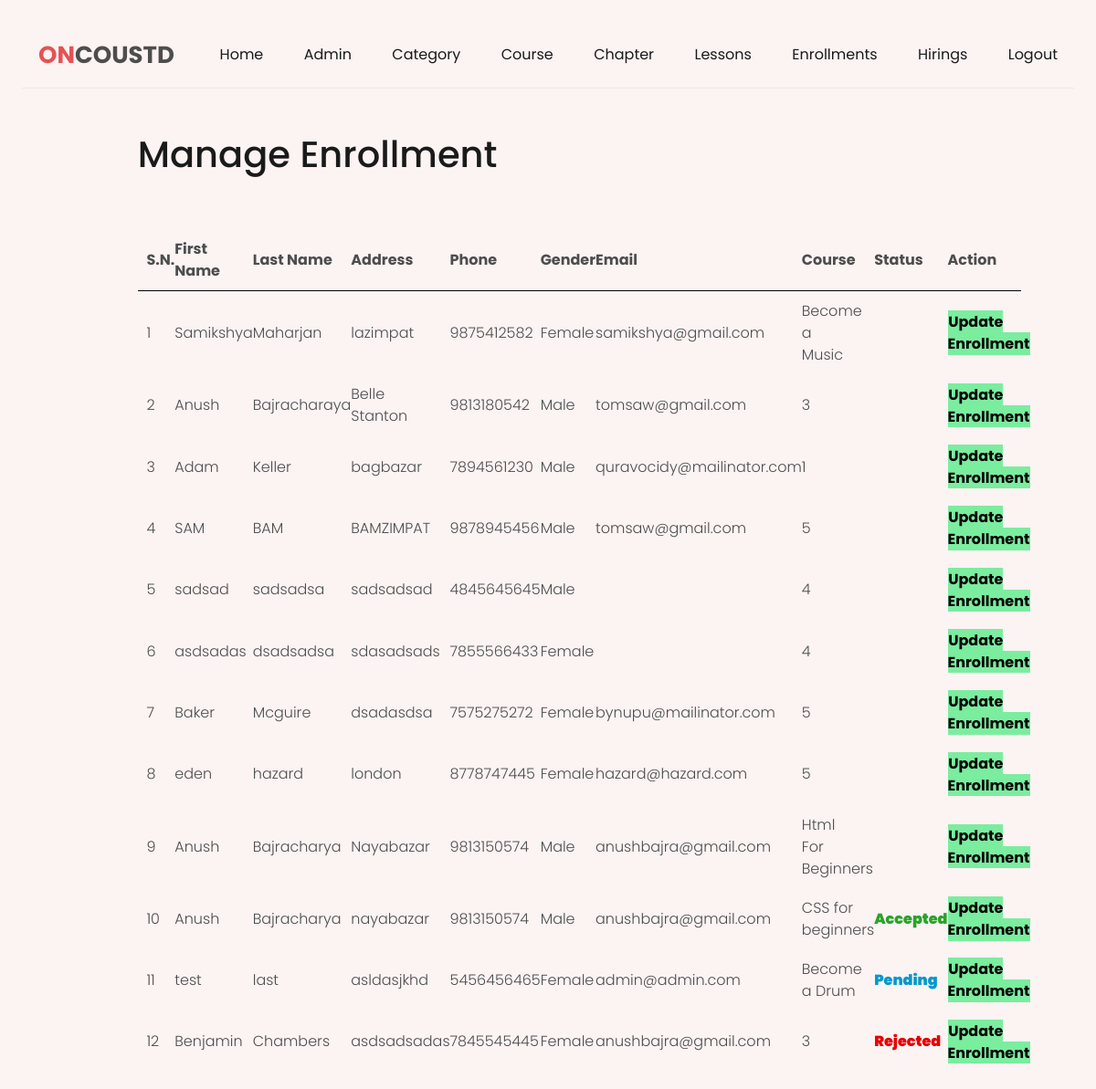
/admin/manage-enrollment.php (signed in), run on the app's committed database.
### tables this page shows
CREATE TABLE `tbl_enroll` (
  `id` int(11) NOT NULL,
  `first_name` varchar(200) DEFAULT NULL,
  `last_name` varchar(200) DEFAULT NULL,
  `address` varchar(200) DEFAULT NULL,
  `phone` varchar(200) NOT NULL,
  `gender` varchar(200) NOT NULL,
  `email` varchar(200) NOT NULL,
  `course` varchar(200) NOT NULL,
  `course_id` int(11) NOT NULL,
  `status` varchar(200) NOT NULL
);

### admin/manage-enrollment.php (the view, shortened to what this page needs)
<?php
include('admin-partials/header.php');
?>
<div class="main-content">
	<div class="wrapper">
		<h1>Manage Enrollment</h1>
		<br><br>
			<table class="tbl-full">
				<tr>
					<th>S.N.</th>
					<th>First Name</th>
					<th>Last Name</th>
					<th>Address</th>
                    <th>Phone</th>
                    <th>Gender</th>
                    <th>Email</th>
                    <th>Course</th>
					<th>Status</th>
					<th>Action</th>
				</tr>
				<?php
					$sql = "SELECT * FROM tbl_enroll";
					$res =  mysqli_query($conn,$sql);
					$count = mysqli_num_rows($res);
					$sn = 1;
					if($count>0)
					{
						while ($row = mysqli_fetch_assoc($res))
						{
							$id = $row['id'];
							$firstname = $row['first_name'];
                            $lastname = $row['last_name'];
                            $address = $row['address'];
                            $phone = $row['phone'];
                            $gender = $row['gender'];
                            $email = $row['email'];
                            $course = $row['course'];
							$status=$row['status'];
							?>
						<tr>
							<td><?php echo $sn++; ?></td>
							<td><?php echo $firstname; ?></td>
                            <td><?php echo $lastname; ?></td>
                            <td><?php echo $address; ?></td>
                            <td><?php echo $phone; ?></td>
							<td><?php echo $gender; ?></td>
                            <td><?php echo $email; ?></td>
                            <td><?php echo $course; ?></td>
							<td class="fw-bold">
									<?php
									if ($status=="Pending")
									 {
									 	echo "<label style='color: #0099cc;'><b>$status</b></label>";
									}
									elseif ($status=="Accepted")
									{
										echo "<lable style='color: #29a329;'><b>$status</b></label>";
									}
									elseif ($status=="Rejected")
									{
										echo "<lable style='color: #e60000;'><b>$status</b></label>";
									}
									?>
							</td>
							<td>
									<a href="<?php echo SITEURL; ?>admin/update-enrollment.php?id=<?php echo $id; ?>" class="btn-secondary">Update Enrollment</a>
						</tr>
							<?php
						}
					}
					else
					{
						?>
						<tr>
							<td colspan="6"><div class="error">No Enrollment Found.</div></td>
						</tr>
						<?php
					}
				?>
			</table>
	</div>
</div>

### css/admin.css (style rules this page uses)
:root { --orange: hsl(36, 80%, 50%); --white: hsl(0, 0%, 100%); --WHITE: hsl(0, 0%, 100%); --BLACK: hsl(0, 0%, 0%); --black-90: hsl(0, 0%, 10%); --black-70: hsl(0, 0%, 30%); --black-alpha-40: hsl(0, 0%, 0%, 0.4); --yellow-light: hsl(44, 95%, 83%); --green-light: hsl(158, 68%, 75%); --red-light: hsl(0, 84%, 80%); --orange-light: hsl(22, 85%, 80%); --select-box-bg-color: hsl(0, 0%, 100%); --border-color-1: hsl(0, 0%, 90%); }
body { background-color: var(--body-bg-color); font-family: 'Poppins', sans-serif; font-size: 16px; font-weight: 300; color: var(--black-70); min-height: 100vh; overflow-x: hidden; }
a { color: var(--main-color); text-decoration: none; }
h1,h2,h3,h4,h5 { color: var(--black-90); line-height: 1.3; }
.wrapper { width: 80%; margin: 0 auto; padding: 1%; }
.tbl-full { width: 100%; }
table tr th { border-bottom: 1px solid black; padding: 1%; text-align: left; }
table tr td { padding: 1%; }
.btn-secondary { background-color: #7bed9f; padding: 1%; color: black; text-decoration: none; font-weight: bold; }
.main-content { padding: 3% 0; }

### css/colors/color-1.css (style rules this page uses)
:root { --hue-value-1:0; --hue-value-2:230; --main-color: hsl(var(--hue-value-1),74%, 61%); --button-hover-color: hsl(var(--hue-value-1), 57%, 53%); --body-bg-color:hsl(var(--hue-value-1), 63%, 97%); --border-color-2:hsl(var(--hue-value-1), 40%,93%); --shadow: 0 0 10px hsl(var(--hue-value-1), 40% , 90%); --body-gradient-bg-color-1: hsla(var(--hue-value-1), 100%, 50%,0.2); --body-gradient-bg-color-2: hsla(var(--hue-value-2), 100%, 50%,0.2); --decoration-bg-color-1: hsl(var(--hue-value-1), 100%, 70%); --decoration-bg-color-2: hsl(var(--hue-value-2), 100%, 70%); }

### data on the page
tbl_enroll: first_name "Samikshya", last_name "Maharjan", address "lazimpat", phone "9875412582", gender "Female", email "samikshya@gmail.com", course "Become a Music"
tbl_enroll: first_name "Anush", last_name "Bajracharaya", address "Belle Stanton", phone "9813180542", gender "Male", email "tomsaw@gmail.com", course "3"
tbl_enroll: first_name "Adam", last_name "Keller", address "bagbazar", phone "7894561230", gender "Male", email "quravocidy@mailinator.com", course "1"
tbl_enroll: first_name "SAM", last_name "BAM", address "BAMZIMPAT", phone "9878945456", gender "Male", email "tomsaw@gmail.com", course "5"
tbl_enroll: first_name "sadsad", last_name "sadsadsa", address "sadsadsad", phone "4845645645", gender "Male", course "4"
tbl_enroll: first_name "asdsadas", last_name "dsadsadsa", address "sdasadsads", phone "7855566433", gender "Female", course "4"
tbl_enroll: first_name "Baker", last_name "Mcguire", address "dsadasdsa", phone "7575275272", gender "Female", email "bynupu@mailinator.com", course "5"
tbl_enroll: first_name "eden", last_name "hazard", address "london", phone "8778747445", gender "Female", email "hazard@hazard.com", course "5"
tbl_enroll: first_name "Anush", last_name "Bajracharya", address "Nayabazar", phone "9813150574", gender "Male", email "anushbajra@gmail.com", course "Html For Beginners"
tbl_enroll: first_name "Anush", last_name "Bajracharya", address "nayabazar", phone "9813150574", gender "Male", email "anushbajra@gmail.com", course "CSS for beginners", status "Accepted"
tbl_enroll: first_name "test", last_name "last", address "asldasjkhd", phone "5456456465", gender "Female", email "admin@admin.com", course "Become a Drum", status "Pending"
tbl_enroll: first_name "Benjamin", last_name "Chambers", address "asdsadsadas", phone "7845545445", gender "Female", email "anushbajra@gmail.com", course "3", status "Rejected"
